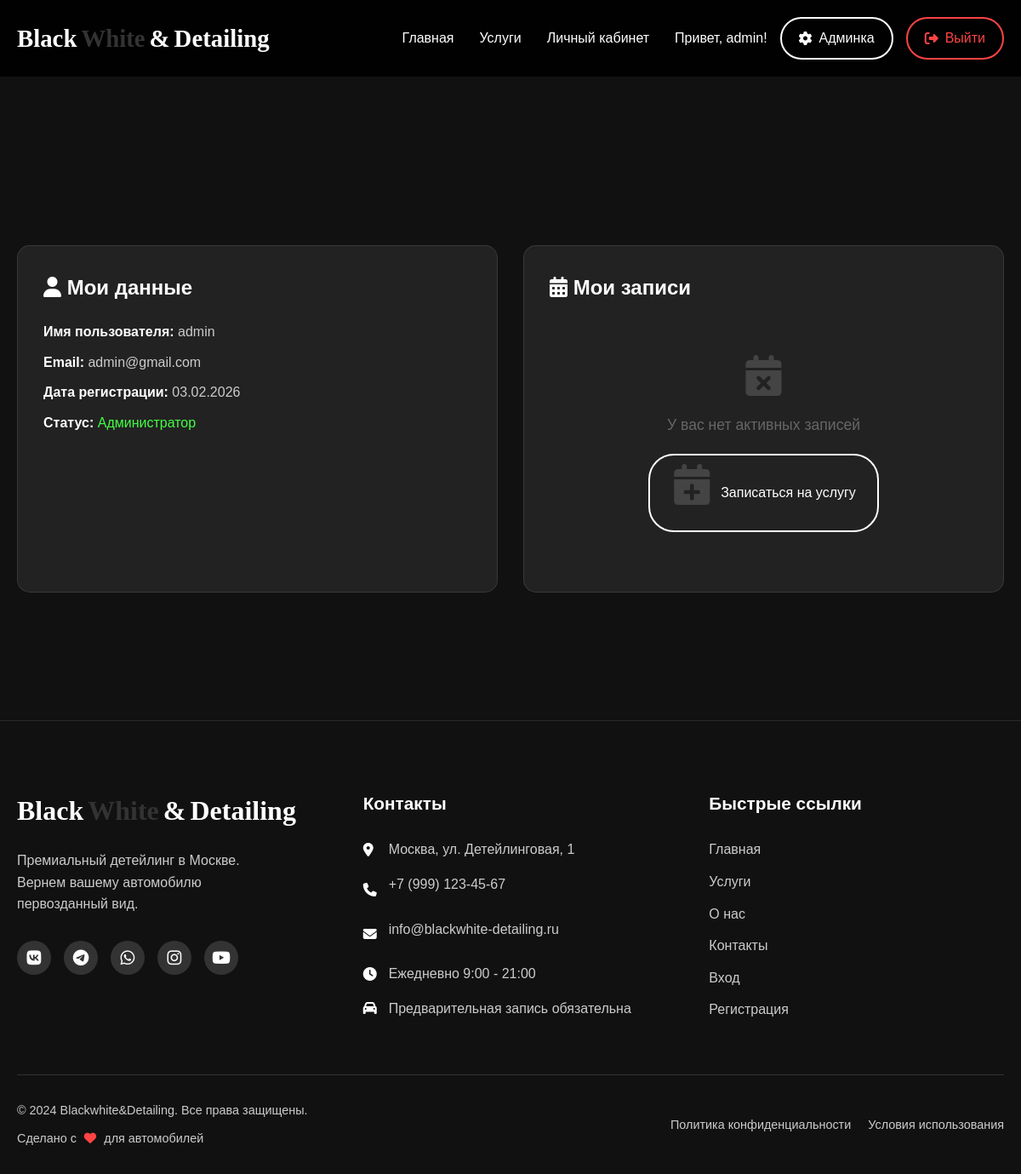
Screenshot of /profile.php (signed in) with the database file from the repository.
### tables this page shows
CREATE TABLE `users` (
  `id` int NOT NULL,
  `username` varchar(50) NOT NULL,
  `email` varchar(100) NOT NULL,
  `password` varchar(255) NOT NULL,
  `is_admin` tinyint DEFAULT '0',
  `created_at` timestamp NULL DEFAULT CURRENT_TIMESTAMP
);

### profile.php (the view, shortened to what this page needs)
<?php
require_once 'config.php';
$user_id = $_SESSION['user_id'];
$query = "SELECT * FROM users WHERE id = $user_id";
$result = mysqli_query($connection, $query);
$user = mysqli_fetch_assoc($result);
$bookings_query = "SELECT b.*, s.title as service_name
                  FROM bookings b
                  LEFT JOIN services s ON b.service_id = s.id
                  WHERE b.user_id = $user_id
                  ORDER BY b.booking_date DESC, b.booking_time DESC";
$bookings_result = mysqli_query($connection, $bookings_query);
?>
<!DOCTYPE html>
<html lang="ru">
<head>
    <link rel="stylesheet" href="style.css">
    <link rel="stylesheet" href="https://cdnjs.cloudflare.com/ajax/libs/font-awesome/6.4.0/css/all.min.css">
</head>
<body>
    <nav class="navbar">
        <div class="container nav-container">
            <a href="index.php" class="logo">
                <span class="logo-black">Black</span><span class="logo-white">White</span>
                <span class="logo-amp">&</span>
                <span class="logo-detailing">Detailing</span>
            </a>
            <div class="nav-menu">
                <a href="index.php" class="nav-link">Главная</a>
                <a href="index.php#services" class="nav-link">Услуги</a>
                <a href="profile.php" class="nav-link active">Личный кабинет</a>
                <div class="auth-buttons">
                    <span class="welcome-text">Привет, <?php echo htmlspecialchars($user['username']); ?>!</span>
                    <?php if ($user['is_admin'] == 1): ?>
                        <a href="admin.php" class="btn-admin">
                            <i class="fas fa-cog"></i> Админка
                        </a>
                    <?php endif; ?>
                    <a href="logout.php" class="btn-logout">
                        <i class="fas fa-sign-out-alt"></i> Выйти
                    </a>
                </div>
            </div>
        </div>
    </nav>
    <section class="profile-section">
        <div class="container">
            <div class="profile-header">
            </div>
            <div class="profile-cards">
                <div class="profile-card">
                    <h2 style="color: #fff; margin-bottom: 20px; font-size: 1.5rem;">
                        <i class="fas fa-user"></i> Мои данные
                    </h2>
                    <div class="user-info">
                        <p><strong>Имя пользователя:</strong> <?php echo htmlspecialchars($user['username']); ?></p>
                        <p><strong>Email:</strong> <?php echo htmlspecialchars($user['email']); ?></p>
                        <p><strong>Дата регистрации:</strong> <?php echo date('d.m.Y', strtotime($user['created_at'])); ?></p>
                        <p><strong>Статус:</strong>
                            <?php if ($user['is_admin'] == 1): ?>
                                <span style="color: #44ff44;">Администратор</span>
                            <?php else: ?>
                                <span style="color: #ccc;">Пользователь</span>
                            <?php endif; ?>
                        </p>
                    </div>
                </div>
                <div class="profile-card">
                    <h2 style="color: #fff; margin-bottom: 20px; font-size: 1.5rem;">
                        <i class="fas fa-calendar-alt"></i> Мои записи
                    </h2>
                    <?php if (mysqli_num_rows($bookings_result) > 0): ?>
                        <div class="bookings-list">
                            <?php while ($booking = mysqli_fetch_assoc($bookings_result)): ?>
                                <div class="booking-card <?php echo $booking['status']; ?>">
                                    <div class="booking-header">
                                        <h3><?php echo htmlspecialchars($booking['service_name']); ?></h3>
                                        <span class="booking-status status-<?php echo $booking['status']; ?>">
                                            <?php
                                            $statuses = [
                                                'pending' => 'Ожидает',
                                                'confirmed' => 'Подтверждена',
                                                'completed' => 'Выполнена',
                                                'cancelled' => 'Отменена'
                                            ];
                                            echo $statuses[$booking['status']];
                                            ?>
                                        </span>
                                    </div>
                                    <div class="booking-details">
                                        <p><i class="fas fa-calendar-day"></i>
                                            <strong>Дата:</strong> <?php echo date('d.m.Y', strtotime($booking['booking_date'])); ?>
                                        </p>
                                        <p><i class="fas fa-clock"></i>
                                            <strong>Время:</strong> <?php echo $booking['booking_time']; ?>
                                        </p>
                                        <p><i class="fas fa-car"></i>
                                            <strong>Автомобиль:</strong> <?php echo htmlspecialchars($booking['car_model']); ?>
                                            <?php if ($booking['car_year']): ?>
                                                (<?php echo $booking['car_year']; ?> г.)
                                            <?php endif; ?>
                                        </p>
                                        <p><i class="fas fa-phone"></i>
                                            <strong>Телефон:</strong> <?php echo htmlspecialchars($booking['phone']); ?>
                                        </p>
                                        <?php if ($booking['notes']): ?>
                                            <p><i class="fas fa-sticky-note"></i>
                                                <strong>Примечания:</strong> <?php echo htmlspecialchars($booking['notes']); ?>
                                            </p>
                                        <?php endif; ?>
                                        <p><i class="fas fa-calendar-plus"></i>
                                            <strong>Запись создана:</strong> <?php echo date('d.m.Y H:i', strtotime($booking['created_at'])); ?>
                                        </p>
                                    </div>
                                    <?php if ($booking['status'] == 'pending' || $booking['status'] == 'confirmed'): ?>
                                        <a href="?cancel_booking=<?php echo $booking['id']; ?>"
                                           class="btn-cancel-booking"
                                           onclick="return confirm('Вы уверены, что хотите отменить запись?')">
                                            <i class="fas fa-times"></i> Отменить запись
                                        </a>
                                    <?php endif; ?>
                                </div>
                            <?php endwhile; ?>
                        </div>
                    <?php else: ?>
                        <div class="no-data">
                            <i class="fas fa-calendar-times"></i>
                            <p>У вас нет активных записей</p>
                            <a href="index.php#services" class="btn-add-service">
                                <i class="fas fa-calendar-plus"></i> Записаться на услугу
                            </a>
                        </div>
                    <?php endif; ?>
                </div>
            </div>
        </div>
    </section>
<footer id="contact" class="footer">
    <div class="container">
        <div class="footer-content">
            <div class="footer-info">
                <div class="logo footer-logo">
                    <span class="logo-black">Black</span><span class="logo-white">White</span>
                    <span class="logo-amp">&</span>
                    <span class="logo-detailing">Detailing</span>
                </div>
                <p class="footer-text">
                    Премиальный детейлинг в Москве. <br>
                    Вернем вашему автомобилю первозданный вид.
                </p>
                <div class="social-links">
                    <a href="https://vk.com/blackwhite_detailing"
                       target="_blank"
                       class="social-link"
                       title="Мы ВКонтакте">
                        <i class="fab fa-vk"></i>
                    </a>
                    <a href="https://t.me/blackwhite_detailing"
                       target="_blank"
                       class="social-link"
                       title="Наш Telegram">
                        <i class="fab fa-telegram"></i>
                    </a>
                    <a href="https://wa.me/79991234567"
                       target="_blank"
                       class="social-link"
                       title="Написать в WhatsApp">
                        <i class="fab fa-whatsapp"></i>
                    </a>
                    <a href="https://www.instagram.com/blackwhite_detailing"
                       target="_blank"
                       class="social-link"
                       title="Мы в Instagram">
                        <i class="fab fa-instagram"></i>
                    </a>
                    <a href="https://www.youtube.com/@blackwhite_detailing"
                       target="_blank"
                       class="social-link"
                       title="Наш YouTube канал">
                        <i class="fab fa-youtube"></i>
                    </a>
                </div>
            </div>
            <div class="footer-contact">
                <h3 class="footer-title">Контакты</h3>
                <p><i class="fas fa-map-marker-alt"></i> Москва, ул. Детейлинговая, 1</p>
                <p><i class="fas fa-phone"></i> <a href="tel:+79991234567" class="footer-link">+7 (999) 123-45-67</a></p>
                <p><i class="fas fa-envelope"></i> <a href="mailto:info@blackwhite-detailing.ru" class="footer-link">info@blackwhite-detailing.ru</a></p>
                <p><i class="fas fa-clock"></i> Ежедневно 9:00 - 21:00</p>
                <p><i class="fas fa-car"></i> Предварительная запись обязательна</p>
            </div>
            <div class="footer-links">
                <h3 class="footer-title">Быстрые ссылки</h3>
                <a href="index.php#home" class="footer-link">Главная</a>
                <a href="index.php#services" class="footer-link">Услуги</a>
                <a href="index.php#about" class="footer-link">О нас</a>
                <a href="index.php#contact" class="footer-link">Контакты</a>
                <a href="login.php" class="footer-link">Вход</a>
                <a href="register.php" class="footer-link">Регистрация</a>
            </div>
        </div>
        <div class="footer-bottom">
            <div class="footer-bottom-left">
                <p>&copy; 2024 Blackwhite&Detailing. Все права защищены.</p>
                <p>Сделано с <i class="fas fa-heart"></i> для автомобилей</p>
            </div>
            <div class="footer-bottom-right">
                <a href="privacy.php" class="footer-link">Политика конфиденциальности</a>
                <a href="terms.php" class="footer-link">Условия использования</a>
            </div>
        </div>
    </div>
</footer>

### style.css (style rules this page uses)
* { margin: 0; padding: 0; box-sizing: border-box; }
:root { --black: #000000; --white: #ffffff; --gray-dark: #111111; --gray-medium: #222222; --gray-light: #333333; --gray-lighter: #444444; --accent: #ffffff; --accent-dark: #cccccc; }
body { font-family: 'Montserrat', sans-serif; background-color: var(--black); color: var(--white); line-height: 1.6; overflow-x: hidden; }
.container { max-width: 1200px; margin: 0 auto; padding: 0 20px; }
.navbar { position: fixed; top: 0; left: 0; width: 100%; background-color: rgba(0, 0, 0, 0.9); backdrop-filter: blur(10px); z-index: 1000; padding: 20px 0; transition: all 0.3s ease; }
.nav-container { display: flex; justify-content: space-between; align-items: center; }
.logo { font-family: 'Playfair Display', serif; font-size: 1.8rem; font-weight: 600; text-decoration: none; display: flex; align-items: center; gap: 5px; }
.logo-black { color: var(--white); }
.logo-white { color: var(--gray-light); }
.logo-amp { color: var(--accent); }
.logo-detailing { color: var(--white); }
.nav-menu { display: flex; align-items: center; gap: 30px; }
.nav-link { color: var(--white); text-decoration: none; font-weight: 500; transition: color 0.3s; position: relative; }
.nav-link::after { content: ''; position: absolute; bottom: -5px; left: 0; width: 0; height: 2px; background-color: var(--accent); transition: width 0.3s; }
.auth-buttons { display: flex; align-items: center; gap: 15px; }
.welcome-text { color: var(--accent); font-weight: 500; }
.btn-login, .btn-register, .btn-logout, .btn-admin { padding: 10px 20px; border: 2px solid var(--white); border-radius: 30px; text-decoration: none; color: var(--white); font-weight: 500; transition: all 0.3s; display: flex; align-items: center; gap: 8px; }
.btn-logout { border-color: #ff4444; color: #ff4444; }
.btn-admin { border-color: var(--accent); color: var(--accent); }
.footer { background-color: var(--gray-dark); padding: 80px 0 30px; border-top: 1px solid rgba(255, 255, 255, 0.1); }
.footer-content { display: grid; grid-template-columns: repeat(3, 1fr); gap: 60px; margin-bottom: 50px; }
.footer-logo { font-size: 2rem; margin-bottom: 20px; }
.footer-text { color: var(--accent-dark); margin-bottom: 30px; max-width: 300px; line-height: 1.6; }
.social-links { display: flex; gap: 15px; margin-top: 20px; }
.social-link { display: flex; align-items: center; justify-content: center; width: 40px; height: 40px; background-color: var(--gray-light); color: var(--white); border-radius: 50%; text-decoration: none; transition: all 0.3s; font-size: 1.2rem; position: relative; }
.social-link::after { content: attr(title); position: absolute; bottom: -30px; left: 50%; transform: translateX(-50%); background-color: rgba(0, 0, 0, 0.8); color: white; padding: 5px 10px; border-radius: 5px; font-size: 0.8rem; white-space: nowrap; opacity: 0; transition: opacity 0.3s; pointer-events: none; z-index: 100; }
.footer-title { font-size: 1.3rem; margin-bottom: 25px; color: var(--accent); }
.footer-contact p { margin-bottom: 15px; display: flex; align-items: center; gap: 10px; color: var(--accent-dark); }
.footer-contact i { color: var(--accent); width: 20px; }
.footer-link { color: var(--accent-dark); text-decoration: none; transition: color 0.3s; display: block; margin-bottom: 12px; }
.footer-links { display: flex; flex-direction: column; }
.footer-bottom { padding-top: 30px; border-top: 1px solid var(--gray-light); display: flex; justify-content: space-between; align-items: center; flex-wrap: wrap; gap: 20px; }
.footer-bottom-left { display: flex; flex-direction: column; gap: 10px; }
.footer-bottom-left p { color: var(--accent-dark); font-size: 0.9rem; margin: 0; }
.footer-bottom-left i { color: #ff4444; margin: 0 5px; }
.footer-bottom-right { display: flex; gap: 20px; }
.footer-bottom-right .footer-link { font-size: 0.9rem; margin: 0; }

### rows the page displays
users: username "admin", email "admin@gmail.com", created_at "03.02.2026"
